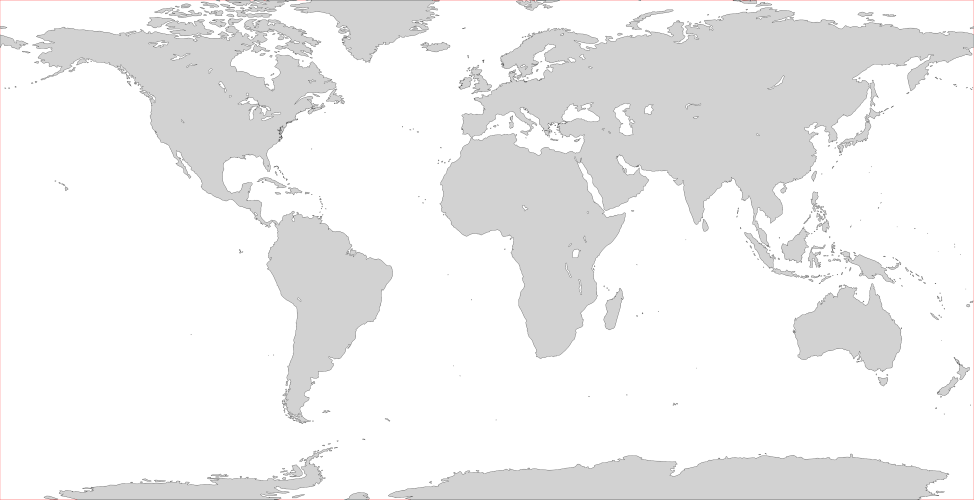
#> input picture Anna Help/py4task5/Py4_Task5_map.png, 2922 x 1500 px (shown at 1/3 size)
$ python another_tester.py
#> lines starting #> are read from the running program, lines starting #| are printed output that depends on the picture
import numpy as np
import matplotlib.pyplot as plt
# import get_coordinates_in_image as gcii #would not properly import and work


# [4 lines left out: function onclick, not called in this run]


def get_click_coordinates(gray_image):

    plt.imshow(gray_image, cmap='gray')
    cid = plt.connect('button_press_event', onclick)
    plt.show()
    plt.disconnect(cid)

    x = int(x_click)
    y = int(y_click)
    return (x, y)


def get_input_and_arrays() -> (np.ndarray[np.uint8], np.ndarray[np.uint8], int, int, int):
    '''
    Returns:
    (source_array,
    target_array,
    selection_length,
    pyramid_levels)
    '''
    source_array: np.ndarray
    target_array: np.ndarray
    while True:
        source_img_path: str = input(
            'Please Enter Source Image Path:\n').strip()
#> the answer given: ../py4task5/Py4_Task5_map.png
        target_img_path: str = input(
            'Please Enter Target Image Path:\n').strip()
#> the answer given: ../py4task5/Py4_Task5_map.png
        try:
            source_array = plt.imread(source_img_path).astype(np.uint8)
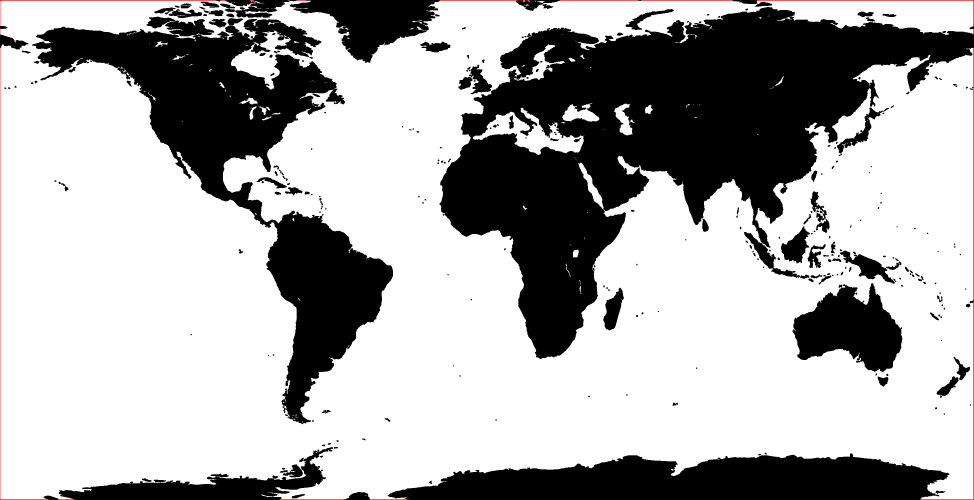
#> source_array: shape (1500, 2922, 4) (shown at 1/3 size); mean R, G, B, A 0.679, 0.676, 0.676, 1; drawn with 1 as white
            target_array = plt.imread(target_img_path).astype(np.uint8)
        except FileNotFoundError:
            print('\
            One of the file paths entered does not exist\n\
            or was entered incorrectly.\n\
            Please try again.')
            continue
        break
    selection_length: int
    pyramid_levels: int
    while True:
        try:
            selection_length = int(
                input('Please Enter Selection Length (Square Length):\n').strip())
            pyramid_levels = int(
                input('Please Enter Pyramid Levels:\n').strip())
        except ValueError:  # Catches Letters as ints
            print(
                'A non numerical character was entered into one of the previous fields.\nPlease try again.')
            continue
        if selection_length <= 0 or pyramid_levels <= 0:
            print('\nInput values must be >0.\nPlease try again.\n')
            continue
        else:
            break
#> this loop made 1 pass; the answer given on pass 1: 1

    user_input = (source_array,
                  target_array,
                  selection_length,
                  pyramid_levels)

    return user_input


# [48 lines left out: functions apply_gaussian_filter, mask_target_image, mask_source_image, subsampled_image, upsample, not called in this run]


def make_gray(image: np.ndarray[np.uint8]):
    gray_image = np.dot(image[..., :3],                       # this works
                        [0.2989, 0.5870, 0.1140])
    return gray_image


# [52 lines left out: functions pyramid_source, pyramid_target, not called in this run]


def main():

    get_inputs = get_input_and_arrays()

    # Unpacking User Input
    source_array = get_inputs[0]
    target_array = get_inputs[1]
    selection_length = get_inputs[2]
#> selection_length = 1
    pyramid_levels = get_inputs[3]
#> pyramid_levels = 3

    # Greyscaling Images
    gray_source = make_gray(source_array)
    gray_target = make_gray(target_array)

    # Select Positions
    source_location = get_click_coordinates(gray_source)
    x_source = source_location[0]
    y_source = source_location[1]
    target_location = get_click_coordinates(gray_target)
    x_target = target_location[0]
    y_target = target_location[1]

    # Mask Images
    source_mask = mask_source_image(
        x_source, y_source, selection_length, source_array)
    target_mask = mask_target_image(
        x_target, y_target, selection_length, target_array)

    # Apply Gausian Blur/Filter
    source_mask_filter = apply_gaussian_filter(source_mask)
    target_mask_filter = apply_gaussian_filter(target_mask)

    # Blur & Subsample Image
    pyramid_source_array = pyramid_source(source_mask_filter, pyramid_levels)
    pyramid_target_array = pyramid_target(target_mask_filter, pyramid_levels)

    plt.imshow(pyramid_source_array)
    plt.imshow(pyramid_target_array)


if __name__ == '__main__':

#> (the run stopped early here; a loop or call above may not have finished)
